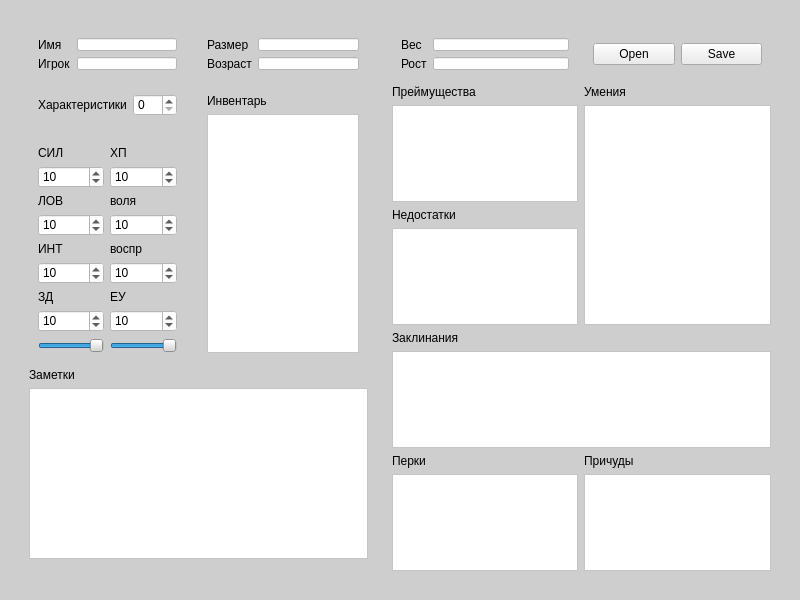
<?xml version="1.0" encoding="UTF-8"?>
<ui version="4.0">
 <class>Form</class>
 <widget class="QWidget" name="Form">
  <property name="geometry">
   <rect>
    <x>0</x>
    <y>0</y>
    <width>800</width>
    <height>600</height>
   </rect>
  </property>
  <property name="minimumSize">
   <size>
    <width>800</width>
    <height>600</height>
   </size>
  </property>
  <property name="windowTitle">
   <string>Form</string>
  </property>
  <property name="styleSheet">
   <string notr="true">
background-color: rgb(206, 206, 206);</string>
  </property>
  <layout class="QHBoxLayout" name="horizontalLayout">
   <item>
    <widget class="QWidget" name="widget" native="true">
     <layout class="QGridLayout" name="gridLayout_5">
      <item row="0" column="1" rowspan="3">
       <widget class="QWidget" name="widget_5" native="true">
        <property name="minimumSize">
         <size>
          <width>100</width>
          <height>100</height>
         </size>
        </property>
        <layout class="QGridLayout" name="gridLayout_4">
         <item row="0" column="1">
          <widget class="QWidget" name="widget_23" native="true">
           <property name="minimumSize">
            <size>
             <width>0</width>
             <height>0</height>
            </size>
           </property>
           <property name="maximumSize">
            <size>
             <width>16777215</width>
             <height>50</height>
            </size>
           </property>
           <layout class="QHBoxLayout" name="horizontalLayout_14">
            <item>
             <widget class="QPushButton" name="Open">
              <property name="styleSheet">
               <string notr="true">background-color: rgb(235, 235, 235);</string>
              </property>
              <property name="text">
               <string>Open</string>
              </property>
             </widget>
            </item>
            <item>
             <widget class="QPushButton" name="Save">
              <property name="styleSheet">
               <string notr="true">background-color: rgb(235, 235, 235);</string>
              </property>
              <property name="text">
               <string>Save</string>
              </property>
             </widget>
            </item>
           </layout>
          </widget>
         </item>
         <item row="5" column="0">
          <widget class="QLabel" name="label_14">
           <property name="text">
            <string>Заклинания</string>
           </property>
          </widget>
         </item>
         <item row="2" column="0">
          <widget class="QTextEdit" name="textEdit_8">
           <property name="styleSheet">
            <string notr="true">background-color: rgb(255, 255, 255);</string>
           </property>
          </widget>
         </item>
         <item row="4" column="0">
          <widget class="QTextEdit" name="textEdit_9">
           <property name="styleSheet">
            <string notr="true">background-color: rgb(255, 255, 255);</string>
           </property>
          </widget>
         </item>
         <item row="3" column="0">
          <widget class="QLabel" name="label_9">
           <property name="text">
            <string>Недостатки</string>
           </property>
          </widget>
         </item>
         <item row="2" column="1" rowspan="3">
          <widget class="QTextEdit" name="textEdit_10">
           <property name="styleSheet">
            <string notr="true">background-color: rgb(255, 255, 255);</string>
           </property>
          </widget>
         </item>
         <item row="1" column="0">
          <widget class="QLabel" name="label_7">
           <property name="text">
            <string>Преймущества</string>
           </property>
          </widget>
         </item>
         <item row="1" column="1">
          <widget class="QLabel" name="label_8">
           <property name="text">
            <string>Умения</string>
           </property>
          </widget>
         </item>
         <item row="6" column="0" colspan="2">
          <widget class="QTextEdit" name="textEdit_2">
           <property name="styleSheet">
            <string notr="true">background-color: rgb(255, 255, 255);</string>
           </property>
          </widget>
         </item>
         <item row="8" column="1">
          <widget class="QTextEdit" name="textEdit_3">
           <property name="styleSheet">
            <string notr="true">background-color: rgb(255, 255, 255);</string>
           </property>
          </widget>
         </item>
         <item row="8" column="0">
          <widget class="QTextEdit" name="textEdit">
           <property name="styleSheet">
            <string notr="true">background-color: rgb(255, 255, 255);</string>
           </property>
          </widget>
         </item>
         <item row="0" column="0">
          <widget class="QWidget" name="widget_3" native="true">
           <property name="maximumSize">
            <size>
             <width>16777215</width>
             <height>50</height>
            </size>
           </property>
           <layout class="QGridLayout" name="gridLayout_6">
            <item row="0" column="1">
             <widget class="QLineEdit" name="lineEdit_3">
              <property name="styleSheet">
               <string notr="true">background-color: rgb(255, 255, 255);</string>
              </property>
             </widget>
            </item>
            <item row="1" column="1">
             <widget class="QLineEdit" name="lineEdit_4">
              <property name="styleSheet">
               <string notr="true">background-color: rgb(255, 255, 255);</string>
              </property>
             </widget>
            </item>
            <item row="1" column="0">
             <widget class="QLabel" name="label_3">
              <property name="text">
               <string>Рост</string>
              </property>
             </widget>
            </item>
            <item row="0" column="0">
             <widget class="QLabel" name="label_4">
              <property name="text">
               <string>Вес</string>
              </property>
             </widget>
            </item>
           </layout>
          </widget>
         </item>
         <item row="7" column="0">
          <widget class="QLabel" name="label_15">
           <property name="text">
            <string>Перки</string>
           </property>
          </widget>
         </item>
         <item row="7" column="1">
          <widget class="QLabel" name="label_16">
           <property name="text">
            <string>Причуды</string>
           </property>
          </widget>
         </item>
        </layout>
       </widget>
      </item>
      <item row="0" column="0">
       <widget class="QWidget" name="widget_15" native="true">
        <property name="minimumSize">
         <size>
          <width>0</width>
          <height>0</height>
         </size>
        </property>
        <layout class="QGridLayout" name="gridLayout_2">
         <item row="0" column="2">
          <widget class="QWidget" name="widget_2" native="true">
           <property name="maximumSize">
            <size>
             <width>16777215</width>
             <height>50</height>
            </size>
           </property>
           <layout class="QGridLayout" name="gridLayout">
            <item row="1" column="1">
             <widget class="QLineEdit" name="lineEdit_5">
              <property name="minimumSize">
               <size>
                <width>100</width>
                <height>0</height>
               </size>
              </property>
              <property name="styleSheet">
               <string notr="true">background-color: rgb(255, 255, 255);</string>
              </property>
             </widget>
            </item>
            <item row="1" column="0">
             <widget class="QLabel" name="label_6">
              <property name="text">
               <string>Игрок</string>
              </property>
             </widget>
            </item>
            <item row="0" column="1">
             <widget class="QLineEdit" name="lineEdit_6">
              <property name="minimumSize">
               <size>
                <width>100</width>
                <height>0</height>
               </size>
              </property>
              <property name="styleSheet">
               <string notr="true">background-color: rgb(255, 255, 255);</string>
              </property>
             </widget>
            </item>
            <item row="0" column="0">
             <widget class="QLabel" name="label_5">
              <property name="text">
               <string>Имя</string>
              </property>
             </widget>
            </item>
           </layout>
          </widget>
         </item>
         <item row="0" column="4">
          <widget class="QWidget" name="widget_4" native="true">
           <property name="maximumSize">
            <size>
             <width>16777215</width>
             <height>50</height>
            </size>
           </property>
           <layout class="QGridLayout" name="gridLayout_3">
            <item row="1" column="0">
             <widget class="QLabel" name="label_2">
              <property name="text">
               <string>Возраст</string>
              </property>
             </widget>
            </item>
            <item row="1" column="1">
             <widget class="QLineEdit" name="lineEdit_2">
              <property name="styleSheet">
               <string notr="true">background-color: rgb(255, 255, 255);</string>
              </property>
             </widget>
            </item>
            <item row="0" column="0">
             <widget class="QLabel" name="label">
              <property name="text">
               <string>Размер</string>
              </property>
             </widget>
            </item>
            <item row="0" column="1">
             <widget class="QLineEdit" name="lineEdit">
              <property name="styleSheet">
               <string notr="true">background-color: rgb(255, 255, 255);</string>
              </property>
             </widget>
            </item>
           </layout>
          </widget>
         </item>
         <item row="9" column="2" colspan="3">
          <widget class="QTextEdit" name="textEdit_5">
           <property name="styleSheet">
            <string notr="true">background-color: rgb(255, 255, 255);</string>
           </property>
          </widget>
         </item>
         <item row="8" column="2">
          <widget class="QLabel" name="label_11">
           <property name="text">
            <string>Заметки</string>
           </property>
          </widget>
         </item>
         <item row="1" column="2">
          <widget class="QWidget" name="widget_8" native="true">
           <layout class="QGridLayout" name="gridLayout_7">
            <item row="1" column="0">
             <widget class="QLabel" name="label_10">
              <property name="text">
               <string>Характеристики</string>
              </property>
             </widget>
            </item>
            <item row="1" column="1">
             <widget class="QSpinBox" name="spinBox_9">
              <property name="styleSheet">
               <string notr="true">background-color: rgb(255, 255, 255);</string>
              </property>
             </widget>
            </item>
           </layout>
          </widget>
         </item>
         <item row="1" column="4" rowspan="3">
          <widget class="QWidget" name="widget_7" native="true">
           <layout class="QGridLayout" name="gridLayout_8">
            <item row="1" column="0">
             <widget class="QLabel" name="label_12">
              <property name="text">
               <string>Инвентарь</string>
              </property>
             </widget>
            </item>
            <item row="3" column="0">
             <widget class="QTextEdit" name="textEdit_13">
              <property name="styleSheet">
               <string notr="true">background-color: rgb(255, 255, 255);</string>
              </property>
             </widget>
            </item>
           </layout>
          </widget>
         </item>
         <item row="3" column="2">
          <widget class="QWidget" name="widget_6" native="true">
           <layout class="QGridLayout" name="gridLayout_9">
            <item row="0" column="0">
             <widget class="QLabel" name="label_18">
              <property name="text">
               <string>СИЛ</string>
              </property>
             </widget>
            </item>
            <item row="0" column="1">
             <widget class="QLabel" name="label_21">
              <property name="text">
               <string>ХП</string>
              </property>
             </widget>
            </item>
            <item row="1" column="0">
             <widget class="QSpinBox" name="spinBox">
              <property name="styleSheet">
               <string notr="true">background-color: rgb(255, 255, 255);</string>
              </property>
              <property name="value">
               <number>10</number>
              </property>
             </widget>
            </item>
            <item row="1" column="1">
             <widget class="QSpinBox" name="spinBox_8">
              <property name="styleSheet">
               <string notr="true">background-color: rgb(255, 255, 255);</string>
              </property>
              <property name="value">
               <number>10</number>
              </property>
             </widget>
            </item>
            <item row="2" column="0">
             <widget class="QLabel" name="label_19">
              <property name="text">
               <string>ЛОВ</string>
              </property>
             </widget>
            </item>
            <item row="2" column="1">
             <widget class="QLabel" name="label_22">
              <property name="text">
               <string>воля</string>
              </property>
             </widget>
            </item>
            <item row="3" column="0">
             <widget class="QSpinBox" name="spinBox_2">
              <property name="styleSheet">
               <string notr="true">background-color: rgb(255, 255, 255);</string>
              </property>
              <property name="value">
               <number>10</number>
              </property>
             </widget>
            </item>
            <item row="3" column="1">
             <widget class="QSpinBox" name="spinBox_7">
              <property name="styleSheet">
               <string notr="true">background-color: rgb(255, 255, 255);</string>
              </property>
              <property name="value">
               <number>10</number>
              </property>
             </widget>
            </item>
            <item row="4" column="0">
             <widget class="QLabel" name="label_17">
              <property name="text">
               <string>ИНТ</string>
              </property>
             </widget>
            </item>
            <item row="4" column="1">
             <widget class="QLabel" name="label_23">
              <property name="text">
               <string>воспр</string>
              </property>
             </widget>
            </item>
            <item row="5" column="0">
             <widget class="QSpinBox" name="spinBox_3">
              <property name="styleSheet">
               <string notr="true">background-color: rgb(255, 255, 255);</string>
              </property>
              <property name="value">
               <number>10</number>
              </property>
             </widget>
            </item>
            <item row="5" column="1">
             <widget class="QSpinBox" name="spinBox_6">
              <property name="styleSheet">
               <string notr="true">background-color: rgb(255, 255, 255);</string>
              </property>
              <property name="value">
               <number>10</number>
              </property>
             </widget>
            </item>
            <item row="6" column="0">
             <widget class="QLabel" name="label_20">
              <property name="text">
               <string>ЗД</string>
              </property>
             </widget>
            </item>
            <item row="6" column="1">
             <widget class="QLabel" name="label_24">
              <property name="text">
               <string>ЕУ</string>
              </property>
             </widget>
            </item>
            <item row="7" column="0">
             <widget class="QSpinBox" name="spinBox_4">
              <property name="styleSheet">
               <string notr="true">background-color: rgb(255, 255, 255);</string>
              </property>
              <property name="value">
               <number>10</number>
              </property>
             </widget>
            </item>
            <item row="7" column="1">
             <widget class="QSpinBox" name="spinBox_5">
              <property name="styleSheet">
               <string notr="true">background-color: rgb(255, 255, 255);</string>
              </property>
              <property name="value">
               <number>10</number>
              </property>
             </widget>
            </item>
            <item row="8" column="0">
             <widget class="QSlider" name="horizontalSlider">
              <property name="styleSheet">
               <string notr="true"/>
              </property>
              <property name="maximum">
               <number>10</number>
              </property>
              <property name="value">
               <number>10</number>
              </property>
              <property name="orientation">
               <enum>Qt::Horizontal</enum>
              </property>
             </widget>
            </item>
            <item row="8" column="1">
             <widget class="QSlider" name="horizontalSlider_2">
              <property name="maximum">
               <number>10</number>
              </property>
              <property name="value">
               <number>10</number>
              </property>
              <property name="orientation">
               <enum>Qt::Horizontal</enum>
              </property>
             </widget>
            </item>
           </layout>
          </widget>
         </item>
        </layout>
       </widget>
      </item>
     </layout>
    </widget>
   </item>
  </layout>
 </widget>
 <resources/>
 <connections/>
</ui>
